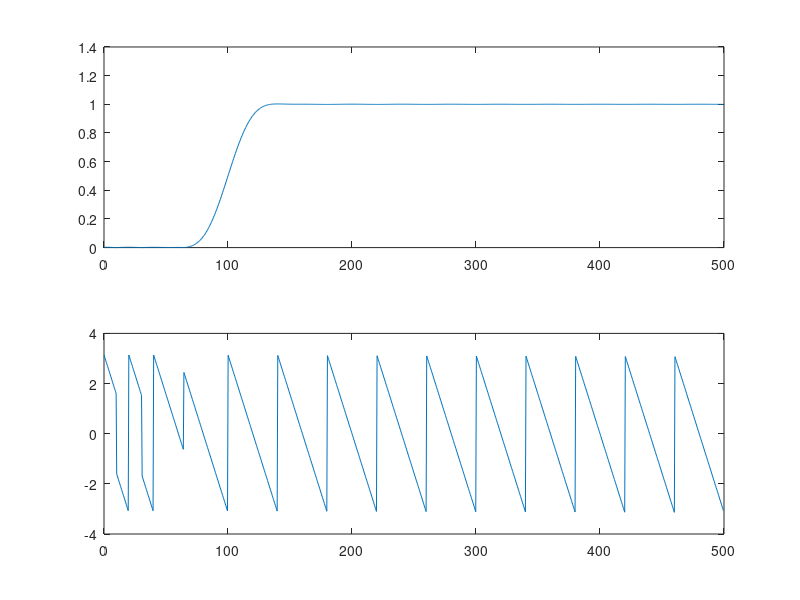

Write the MATLAB code that produced this figure.
fs=1000;
fc=100;
N=51;

n=-(N-1)/2:(N-1)/2;
wc=2*pi*fc/fs;

h_lp=(wc/pi)*sinc((wc/pi)*n);
h_hp=-h_lp;
h_hp((N+1)/2)=1+h_hp((N+1)/2);

w=0.54-0.46*cos(2*pi*(0:N-1)/(N-1));
h=h_hp.*w;

[H,f]=freqz(h,1,1024,fs);

subplot(2,1,1)
plot(f,abs(H))

subplot(2,1,2)
plot(f,angle(H))
